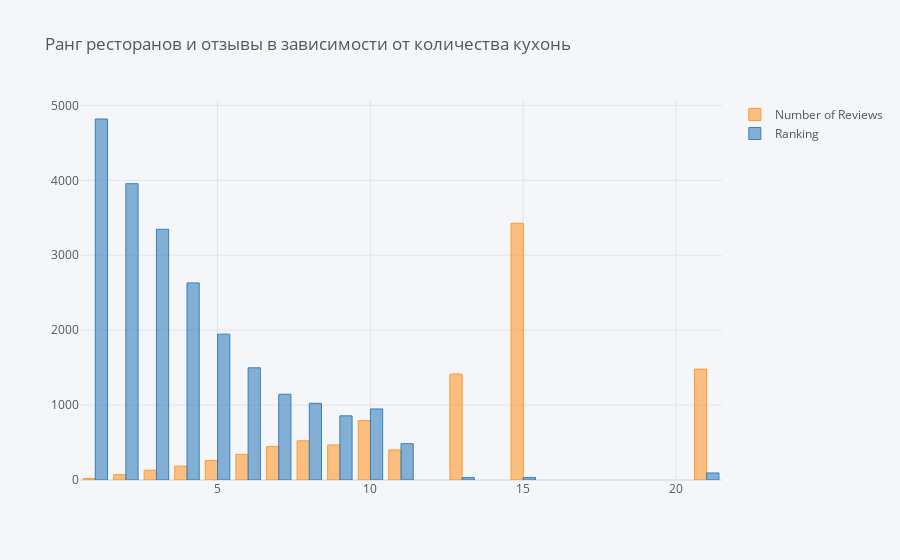

Here is the notebook cell this chart was saved with:
### Code cell
#Посмотрим расределение признака 'Ranking'(ранг ресторанов) и признака 'Number of Reviews' 
#(количество отзывов) в зависимости от количества кухонь, представленных в ресторане.
data.pivot_table(values = ['Ranking', 'Number of Reviews'], 
               index = 'Cuisine_count', 
               aggfunc = 'mean').iplot(kind = 'bar', title = 'Ранг ресторанов и отзывы в зависимости от количества кухонь')

### Figure 1 — Plotly figure (JSON) as saved in the notebook; plotly's stock layout.template omitted (floating-point values rounded to 4 significant figures)
{"data": [{"marker": {"color": "rgba(255, 153, 51, 0.6)", "line": {"color": "rgba(255, 153, 51, 1.0)", "width": 1}}, "name": "Number of Reviews", "orientation": "v", "text": "", "type": "bar", "x": [1, 2, 3, 4, 5, 6, 7, 8, 9, 10, 11, 13, 15, 21], "y": [19.55, 71.6, 129.8, 185.1, 260.3, 342.3, 445.8, 523.3, 467.9, 792.8, 401.5, 1414, 3426, 1480]}, {"marker": {"color": "rgba(55, 128, 191, 0.6)", "line": {"color": "rgba(55, 128, 191, 1.0)", "width": 1}}, "name": "Ranking", "orientation": "v", "text": "", "type": "bar", "x": [1, 2, 3, 4, 5, 6, 7, 8, 9, 10, 11, 13, 15, 21], "y": [4818.0, 3955.0, 3346.0, 2631.0, 1947.0, 1497.0, 1144.0, 1023.0, 856.4, 948.4, 485, 32, 34, 94]}], "layout": {"legend": {"bgcolor": "#F5F6F9", "font": {"color": "#4D5663"}}, "paper_bgcolor": "#F5F6F9", "plot_bgcolor": "#F5F6F9", "title": {"font": {"color": "#4D5663"}, "text": "Ранг ресторанов и отзывы в зависимости от количества кухонь"}, "xaxis": {"gridcolor": "#E1E5ED", "showgrid": true, "tickfont": {"color": "#4D5663"}, "title": {"font": {"color": "#4D5663"}, "text": ""}, "zerolinecolor": "#E1E5ED"}, "yaxis": {"gridcolor": "#E1E5ED", "showgrid": true, "tickfont": {"color": "#4D5663"}, "title": {"font": {"color": "#4D5663"}, "text": ""}, "zerolinecolor": "#E1E5ED"}}}
